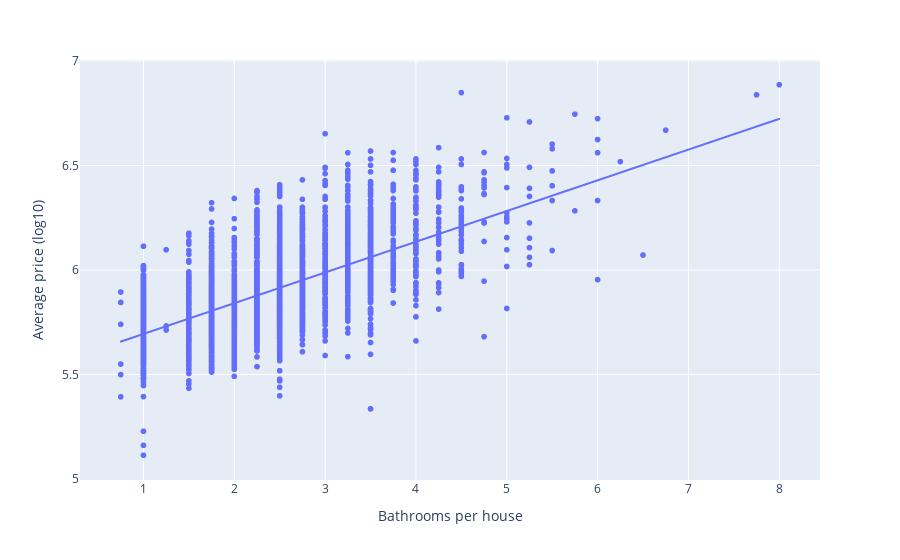

Source (notebook cell):
### Code cell
fig_bathroomsvsprice = px.scatter(df_best, x='bathrooms', y='price_log',  trendline="ols", labels=dict(bathrooms="Bathrooms per house", price_log="Average price (log10)"))

fig_bathroomsvsprice.write_image("graphics/fig_bathroomsvsprice.pdf")
fig_bathroomsvsprice.show()

### Figure 1 — Plotly figure (JSON) as saved in the notebook; plotly's stock layout.template omitted (floating-point values rounded to 4 significant figures; data arrays with more than 128 entries replaced by an {"elided": "..."} marker saying what was removed)
{"data": [{"hovertemplate": "Bathrooms per house=%{x}<br>Average price (log10)=%{y}<extra></extra>", "legendgroup": "", "marker": {"color": "#636efa", "symbol": "circle"}, "mode": "markers", "name": "", "showlegend": false, "type": "scattergl", "x": {"elided": "3957 float values"}, "xaxis": "x", "y": {"elided": "3957 float values"}, "yaxis": "y"}, {"hovertemplate": "<b>OLS trendline</b><br>price_log = 0.146985 * bathrooms + 5.54736<br>R<sup>2</sup>=0.381529<br><br>Bathrooms per house=%{x}<br>Average price (log10)=%{y} <b>(trend)</b><extra></extra>", "legendgroup": "", "marker": {"color": "#636efa", "symbol": "circle"}, "mode": "lines", "name": "", "showlegend": false, "type": "scattergl", "x": {"elided": "3957 float values"}, "xaxis": "x", "y": {"elided": "3957 float values"}, "yaxis": "y"}], "layout": {"legend": {"tracegroupgap": 0}, "margin": {"t": 60}, "xaxis": {"anchor": "y", "domain": [0, 1], "title": {"text": "Bathrooms per house"}}, "yaxis": {"anchor": "x", "domain": [0, 1], "title": {"text": "Average price (log10)"}}}}
